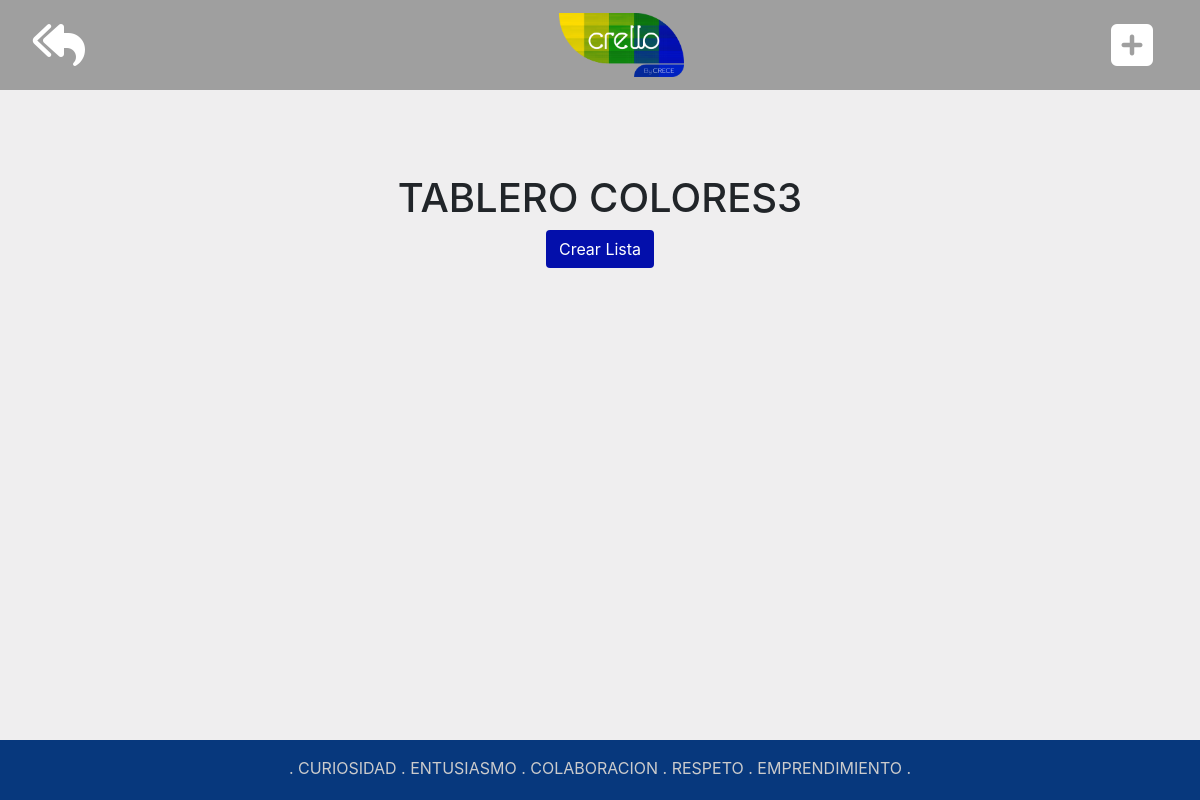
/crello/tablero/1, run on an earlier commit of the app's database.
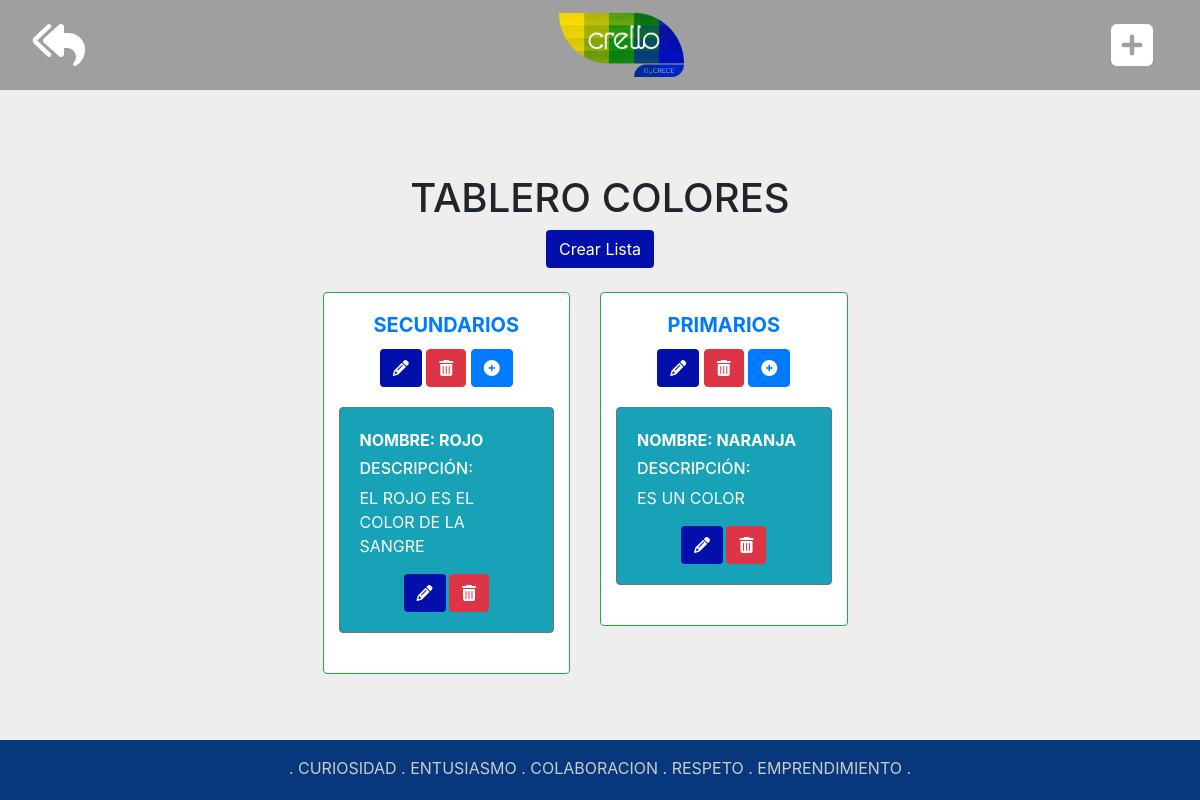
And on a later commit of the database.
### crello/models.py (models this page shows)
class Tablero(models.Model):
    nombre = models.CharField(max_length=60,verbose_name='NOMBRE')

class Lista(models.Model):
    nombre = models.CharField(max_length=60,verbose_name='NOMBRE')
    fk_Tablero = models.ForeignKey(Tablero, on_delete = models.CASCADE)

class Tarjeta(models.Model):
    nombre = models.CharField(max_length=60,verbose_name='NOMBRE')
    descripcion = models.CharField(max_length=250,verbose_name='DESCRIPCIÓN')
    fk_Lista = models.ForeignKey(Lista, on_delete = models.CASCADE,related_name='tarjetas')

### crello/views.py (the view)
# urls.py: path('tablero/<int:id>', views.consultar_lista, name='consultar_lista'),
def consultar_lista(request,id):
    templ = 'crello/tablero.html'
    listado_lista= Lista.objects.filter(fk_Tablero = id).prefetch_related('tarjetas')
    info_Tablero = get_object_or_404(Tablero, pk=id)
    contexto={'listado_lista':listado_lista,'info_Tablero':info_Tablero}
    return render(request,templ,contexto)

### crello/templates/crello/tablero.html
{% extends 'crello/plantilla.html' %} {% block title %} {{info_Tablero.nombre}} {% endblock %} {% block content %}
<br>
<h1 class="text-center text-uppercase"> Tablero {{info_Tablero.nombre}}</h1>
<div class="container d-flex justify-content-center">
    <a class="btn text-white" href="{% url 'crear_lista' info_Tablero.id %}" style="background-color:#030fab;"> Crear Lista</a>
</div>
<br>
<div class="container-fluid d-flex justify-content-center row row-cols-4" style="margin-bottom: 8%;">
    <div class="card-deck col-6 align-items-start">
        {% for lista in listado_lista %}
        <div class="card border border-success" style="max-width: 30rem;">
            <div class="card-body text-center">
                <h5 class="card-title text-uppercase text-center text-primary font-weight-bolder">{{lista.nombre}}</h5>
                <div>
                    <a class="btn " href="{% url 'editar_lista' lista.id %}" style="background-color:#030fab;"><i class="fa fa-pencil text-white" aria-hidden="true"></i></a>
                    <a class="btn btn-danger" href="{% url 'eliminar_lista' lista.id %}"><i class="fa fa-trash" aria-hidden="true"></i></a>
                    <a class="btn btn-primary" href="{% url 'crear_tarjeta' lista.id %}"><i class="fa fa-plus-circle" aria-hidden="true"></i></a>
                </div>
            </div>
            {% for tarjeta in lista.tarjetas.all %}
            <div class="card text-white bg-info border-secondary mb-3" style="max-width: 20rem;">
                <div class="card-body">
                    <a class="card-title text-uppercase text-center font-weight-bolder text-white">Nombre: {{tarjeta.nombre}}</a>
                    <h6 class="text-white" style="margin-top:4%">DESCRIPCIÓN:</h6>
                    <p class="text-uppercase text-white">{{tarjeta.descripcion}}</p>
                    <div class="d-flex justify-content-center">
                        <a class="btn" style="margin-right: 2%; background-color:#030fab;" href="{% url 'editar_tarjeta' tarjeta.id %}"><i class=" fa fa-pencil text-white " aria-hidden="true "></i></a>
                        <a class="btn btn-danger " href="{% url 'eliminar_tarjeta' tarjeta.id %}"><i class="fa fa-trash " aria-hidden="true "></i></a>
                    </div>
                </div>
            </div>
            {% endfor %}
            <br>
        </div>
        {% endfor %}
    </div>
</div>
{% endblock content %}

### crello/templates/crello/plantilla.html (shortened to what this page needs)
{% load static %}
<!doctype html>
<html lang="en">
<head>
    <link rel="stylesheet" href="https://stackpath.bootstrapcdn.com/bootstrap/4.3.1/css/bootstrap.min.css">
</head>
<body style="background-color: #efeeef;">
    <nav class="navbar d-flex justify-content-between" style="height:90px; background-color: #9f9f9f; margin-bottom: 60px;">
        <div class="container-fluid">
            <a class="navbar-brand" href="{% url 'consultar_tab' %}" style="font-size:1rem;"><i class="fas fa-reply-all fa-3x text-white"></i></a>
            <a href="{% url 'index' %}"><img src="{% static 'img/crello.png' %}" alt="My image" style="width: 125px; margin-left:30px;"></a>
            <a class="navbar-brand" href="{% url 'crear_tab' %}" style="font-size:1rem;"><i class=" fas fa-plus-square fa-3x text-white "></i></a>
        </div>
    </nav>
    {% block content %} {% endblock %}
    <footer class="page-footer d-flex justify-content-center fixed-bottom " style="height:60px; background-color: #07387d; margin-top:15px; ">
        <div class="text-center py-3 ">
            <p style="color:#cbcbcc; ">. CURIOSIDAD . ENTUSIASMO . COLABORACION . RESPETO . EMPRENDIMIENTO .</p>
        </div>
    </footer>
</body>
</html>

What changed in the data, as far as the page shows it:
changed Tablero: nombre "COLORES3" → "COLORES"
added Lista: nombre "SECUNDARIOS"
added Tarjeta: nombre "ROJO", descripcion "EL ROJO ES EL COLOR DE LA SANGRE", shown under "SECUNDARIOS"
added Lista: nombre "PRIMARIOS"
added Tarjeta: nombre "NARANJA", descripcion "ES UN COLOR", shown under "PRIMARIOS"
